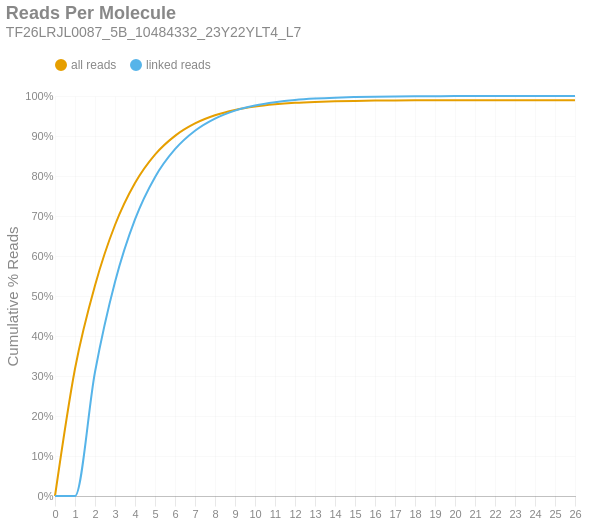

Notebook cell for this chart:
### Markdown cell above
### Reads per Molecule
This chart shows the cumulative distribution of the number of reads per linked molecule. That is, how many alignments are associated with a unique molecule. This excludes the number of reads associated with invalid or absent linked-read barcodes. The `linked` histogram is the percentages recalculated when disregarding singletons.

### Code cell
if SKIPLR:
    print_html(f"Skipped")
else:
    counts = np.bincount(valids['reads'].cast(pl.Int64).to_numpy())
    weighted = counts * np.arange(len(counts))
    all_perc = weighted / n_reads
    linked_perc = weighted / n_linked_reads
    linked_perc[1] = 0
    binned_df = pl.DataFrame({
        'readsper': list(range(len(counts))),
        'all reads (cumsum)': np.cumsum(all_perc).tolist(),
        'linked reads (cumsum)': np.cumsum(linked_perc).tolist(),
    })

    with SafeRender(binned_df):
        (
            density_plot(binned_df, 'Reads Per Molecule', samplename, 'readspmol')
            .encode(
                x=alt.X('readsper:O', title=None).axis(labelAngle=0).scale(padding=0),
                y=alt.Y('value:Q', title='Cumulative % Reads').axis(format='%').stack(False),
                color=alt.Color("key:N").scale(domain=["all reads", "linked reads"]),
                tooltip=[
                    alt.Tooltip("key:N", title="Data Type"),
                    alt.Tooltip("readsper:O", title="Reads Per Molecule"),
                    alt.Tooltip("value:Q", format=".2%", title="% Reads (Cum.)")
                ]            
            )
        ).display()

### Figure 1 — Vega-Lite specification as saved in the notebook (floating-point values rounded to 4 significant figures)
{"width": "container", "height": 400, "config": {"title": {"anchor": "start", "dy": -15, "fontSize": 18, "color": "#888888", "subtitleColor": "#888888", "subtitleFontSize": 14}, "arc": {"fill": "#0072B2"}, "axis": {"domainColor": "#888888", "domainWidth": 0.5, "gridWidth": 0.2, "grid": false, "titleFontWeight": 400, "titleFontSize": 15, "labelFontSize": 11, "labelColor": "#888888", "tickColor": "#888888", "tickWidth": 0.2, "titleColor": "#888888"}, "axisBand": {"grid": false}, "axisX": {"grid": true, "tickSize": 10, "domainCap": "round"}, "axisY": {"domain": false, "grid": true, "tickSize": 0, "domainCap": "round"}, "background": "transparent", "header": {"labelFontSize": 15, "labelColor": "#888888", "titleFontSize": 15, "titleFontWeight": 600, "titleColor": "#888888"}, "legend": {"labelFont": "sans-serif", "labelFontSize": 12, "labelColor": "#888888", "symbolSize": 100, "symbolType": "circle", "titleFontSize": 12, "titlePadding": 10, "titleColor": "#888888", "title": null, "orient": "top"}, "range": {"category": ["#E69F00", "#56B4E9", "#009E73", "#F0E442", "#0072B2", "#D55E00", "#CC79A7", "#000000"], "diverging": ["#cfe8f3", "#a2d4ec", "#73bfe2", "#46abdb", "#1696d2", "#12719e"]}, "area": {"fill": "#0072B2", "fillOpacity": 0.7, "line": true, "strokeOpacity": 0.7}, "line": {"color": "#0072B2", "stroke": "#0072B2", "strokeWidth": 2}, "trail": {"color": "#0072B2", "stroke": "#0072B2", "strokeWidth": 0, "size": 1}, "point": {"filled": true, "fillOpacity": 1.0, "size": 95}, "text": {"color": "#888888", "fontSize": 11, "align": "right", "fontWeight": 400, "size": 11}, "bar": {"fill": "#0072B2", "stroke": null}, "view": {"stroke": null, "continuousWidth": 660, "continuousHeight": 400}}, "data": {"name": "data-ec697ce70f4540a127580469f014921b"}, "mark": {"type": "line", "interpolate": "monotone", "point": {"opacity": 0, "size": 275}}, "encoding": {"color": {"field": "key", "scale": {"domain": ["all reads", "linked reads"]}, "type": "nominal"}, "tooltip": [{"field": "key", "title": "Data Type", "type": "nominal"}, {"field": "readsper", "title": "Reads Per Molecule", "type": "ordinal"}, {"field": "value", "format": ".2%", "title": "% Reads (Cum.)", "type": "quantitative"}], "x": {"axis": {"labelAngle": 0}, "field": "readsper", "scale": {"padding": 0}, "title": null, "type": "ordinal"}, "y": {"axis": {"format": "%"}, "field": "value", "stack": false, "title": "Cumulative % Reads", "type": "quantitative"}}, "params": [{"name": "param_c36ac31b6afebe62", "select": {"type": "point", "fields": ["key"]}, "bind": "legend"}], "title": {"text": "Reads Per Molecule", "subtitle": "TF26LRJL0087_5B_10484332_23Y22YLT4_L7"}, "transform": [{"fold": ["all reads (cumsum)", "linked reads (cumsum)"]}, {"calculate": "replace(datum.key, ' (cumsum)', '')", "as": "key"}, {"filter": {"param": "param_c36ac31b6afebe62"}}], "usermeta": {"embedOptions": {"downloadFileName": "TF26LRJL0087_5B_10484332_23Y22YLT4_L7.readspmol"}}, "$schema": "https://vega.github.io/schema/vega-lite/v6.4.1.json", "datasets": {"data-ec697ce70f4540a127580469f014921b": [{"readsper": 0, "all reads (cumsum)": 0.0, "linked reads (cumsum)": 0.0}, {"readsper": 1, "all reads (cumsum)": 0.3183, "linked reads (cumsum)": 0.0}, {"readsper": 2, "all reads (cumsum)": 0.5264, "linked reads (cumsum)": 0.31}, {"readsper": 3, "all reads (cumsum)": 0.6775, "linked reads (cumsum)": 0.5351}, {"readsper": 4, "all reads (cumsum)": 0.7825, "linked reads (cumsum)": 0.6914}, {"readsper": 5, "all reads (cumsum)": 0.8534, "linked reads (cumsum)": 0.7971}, {"readsper": 6, "all reads (cumsum)": 0.9003, "linked reads (cumsum)": 0.867}, {"readsper": 7, "all reads (cumsum)": 0.9313, "linked reads (cumsum)": 0.9132}, {"readsper": 8, "all reads (cumsum)": 0.9517, "linked reads (cumsum)": 0.9436}, {"readsper": 9, "all reads (cumsum)": 0.965, "linked reads (cumsum)": 0.9634}, {"readsper": 10, "all reads (cumsum)": 0.9737, "linked reads (cumsum)": 0.9762}, {"readsper": 11, "all reads (cumsum)": 0.9792, "linked reads (cumsum)": 0.9845}, {"readsper": 12, "all reads (cumsum)": 0.9829, "linked reads (cumsum)": 0.99}, {"readsper": 13, "all reads (cumsum)": 0.9853, "linked reads (cumsum)": 0.9935}, {"readsper": 14, "all reads (cumsum)": 0.9868, "linked reads (cumsum)": 0.9958}, {"readsper": 15, "all reads (cumsum)": 0.9878, "linked reads (cumsum)": 0.9973}, {"readsper": 16, "all reads (cumsum)": 0.9885, "linked reads (cumsum)": 0.9983}, {"readsper": 17, "all reads (cumsum)": 0.9889, "linked reads (cumsum)": 0.999}, {"readsper": 18, "all reads (cumsum)": 0.9892, "linked reads (cumsum)": 0.9994}, {"readsper": 19, "all reads (cumsum)": 0.9893, "linked reads (cumsum)": 0.9996}, {"readsper": 20, "all reads (cumsum)": 0.9894, "linked reads (cumsum)": 0.9997}, {"readsper": 21, "all reads (cumsum)": 0.9895, "linked reads (cumsum)": 0.9998}, {"readsper": 22, "all reads (cumsum)": 0.9896, "linked reads (cumsum)": 0.9999}, {"readsper": 23, "all reads (cumsum)": 0.9896, "linked reads (cumsum)": 1.0}, {"readsper": 24, "all reads (cumsum)": 0.9896, "linked reads (cumsum)": 1.0}, {"readsper": 25, "all reads (cumsum)": 0.9896, "linked reads (cumsum)": 1.0}, {"readsper": 26, "all reads (cumsum)": 0.9896, "linked reads (cumsum)": 1.0}]}}
